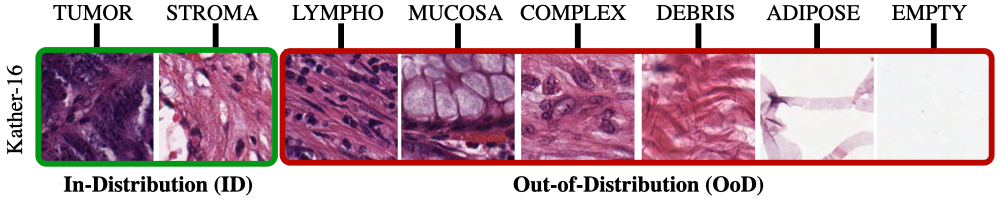
#> input picture data/data_lab_03/part_01/k16.png, 1000 x 208 px
$ python -i lab1.py   (imports and definitions only)
#> lines starting #> are read from the running program, lines starting #| are printed output that depends on the picture
import os
import matplotlib.pyplot as plt
import numpy as np
from PIL import Image
from typing import Callable
from datetime import datetime
from skimage.color import rgb2hsv
from skimage.morphology import closing, opening, disk, remove_small_holes, remove_small_objects, binary_dilation


# [241 lines left out: functions extract_rgb_channels, apply_rgb_threshold, extract_hsv_channels, apply_hsv_threshold, apply_closing, apply_opening and 2 more, not called in this run]


def apply_morphology(img_th, kernel_size=4, min_area_th=500, min_obj_size=250, connect=1):
    """
    Apply morphology to thresholded image

    Args
    ----
    img_th: np.ndarray (M, N)
        Image mask of size MxN.

    Return
    ------
    img_morph: np.ndarray (M, N)
        Image after morphological operations
    """

    img_morph = np.zeros_like(img_th)

    # ------------------
    img_morph = opening(img_morph, disk(kernel_size))
    img_morph = closing(img_th, disk(kernel_size))
    img_morph = remove_small_holes(img_morph, area_threshold=min_area_th, connectivity=connect, out=None)
    img_morph = remove_small_objects(img_morph, min_size=min_obj_size, connectivity=connect, out=None)
    img_morph = closing(img_th, disk(kernel_size))
    img_morph = opening(img_morph, disk(kernel_size))
    # ------------------
    return img_morph


# [58 lines left out: function region_growing, not called in this run]

>>> import cv2
>>> picture = cv2.imread('../../data/data_lab_03/part_01/k16.png', cv2.IMREAD_GRAYSCALE)
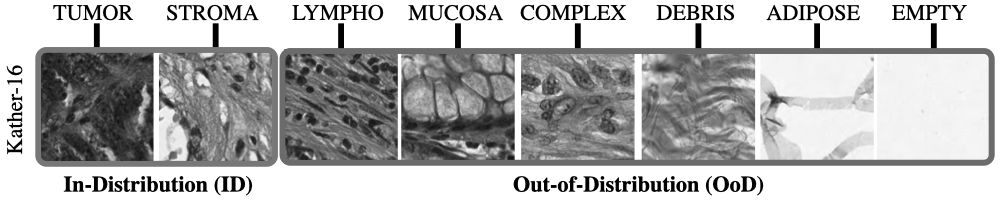
#> picture: shape (208, 1000); min 0, max 255, mean 183.4
>>> result = apply_morphology(picture)
#> in apply_morphology, `img_morph = closing(img_th, disk(kernel_size))`:
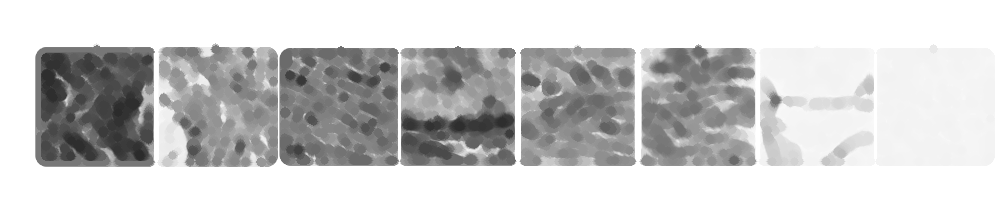
#> img_morph: shape (208, 1000); min 43, max 255, mean 204
#> in apply_morphology, `img_morph = remove_small_holes(img_morph, area_threshold=min_area_th, ..`: img_morph: shape (208, 1000) bool; every value is 1
#> in apply_morphology, `img_morph = opening(img_morph, disk(kernel_size))`:
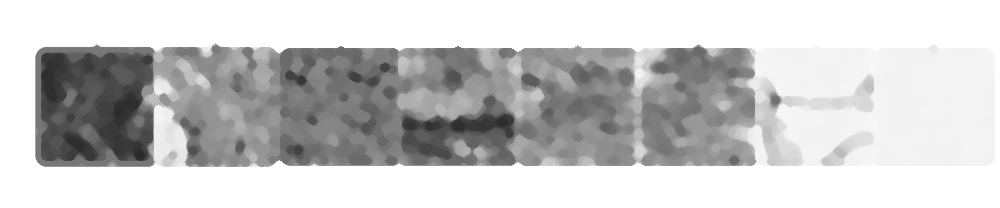
#> img_morph: shape (208, 1000); min 43, max 255, mean 201.3
